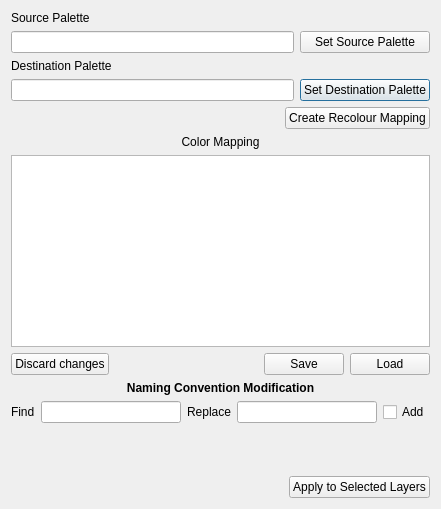
<?xml version="1.0" encoding="UTF-8"?>
<ui version="4.0">
 <class>Remapping</class>
 <widget class="QDialog" name="Remapping">
  <property name="geometry">
   <rect>
    <x>0</x>
    <y>0</y>
    <width>441</width>
    <height>509</height>
   </rect>
  </property>
  <property name="windowTitle">
   <string>Colour Remapping</string>
  </property>
  <layout class="QVBoxLayout" name="verticalLayout">
   <item>
    <layout class="QGridLayout" name="pal">
     <item row="0" column="0">
      <widget class="QLabel" name="SourcePaletteLabel">
       <property name="text">
        <string>Source Palette</string>
       </property>
      </widget>
     </item>
     <item row="2" column="0">
      <widget class="QLabel" name="DestPaletteLabel">
       <property name="text">
        <string>Destination Palette</string>
       </property>
      </widget>
     </item>
     <item row="3" column="1">
      <widget class="QPushButton" name="getDestButton">
       <property name="text">
        <string>Set Destination Palette</string>
       </property>
      </widget>
     </item>
     <item row="1" column="1">
      <widget class="QPushButton" name="getSrcButton">
       <property name="text">
        <string>Set Source Palette</string>
       </property>
      </widget>
     </item>
     <item row="1" column="0">
      <widget class="QLineEdit" name="srcPaletteName">
       <property name="readOnly">
        <bool>true</bool>
       </property>
      </widget>
     </item>
     <item row="3" column="0">
      <widget class="QLineEdit" name="destPaletteName">
       <property name="readOnly">
        <bool>true</bool>
       </property>
      </widget>
     </item>
    </layout>
   </item>
   <item>
    <layout class="QHBoxLayout" name="b">
     <item>
      <spacer name="horizontalSpacer_3">
       <property name="orientation">
        <enum>Qt::Horizontal</enum>
       </property>
       <property name="sizeHint" stdset="0">
        <size>
         <width>40</width>
         <height>20</height>
        </size>
       </property>
      </spacer>
     </item>
     <item>
      <widget class="QPushButton" name="createMappingButton">
       <property name="toolTip">
        <string>Map Colours by index</string>
       </property>
       <property name="text">
        <string>Create Recolour Mapping</string>
       </property>
      </widget>
     </item>
    </layout>
   </item>
   <item>
    <widget class="QLabel" name="label">
     <property name="text">
      <string>Color Mapping</string>
     </property>
     <property name="alignment">
      <set>Qt::AlignCenter</set>
     </property>
    </widget>
   </item>
   <item>
    <widget class="QTextEdit" name="mapTextEdit">
     <property name="toolTip">
      <string>The mapping file is in JSON format. 
 Only the &quot;to&quot; and &quot;from&quot; properties are neccessary for recoloring. You can </string>
     </property>
    </widget>
   </item>
   <item>
    <layout class="QHBoxLayout" name="horizontalLayout_3">
     <item>
      <widget class="QPushButton" name="discardChangesButton">
       <property name="text">
        <string>Discard changes</string>
       </property>
      </widget>
     </item>
     <item>
      <spacer name="horizontalSpacer_2">
       <property name="orientation">
        <enum>Qt::Horizontal</enum>
       </property>
       <property name="sizeHint" stdset="0">
        <size>
         <width>40</width>
         <height>20</height>
        </size>
       </property>
      </spacer>
     </item>
     <item>
      <widget class="QPushButton" name="saveButton">
       <property name="text">
        <string>Save</string>
       </property>
      </widget>
     </item>
     <item>
      <widget class="QPushButton" name="loadButton">
       <property name="text">
        <string>Load</string>
       </property>
      </widget>
     </item>
    </layout>
   </item>
   <item>
    <widget class="QLabel" name="label_4">
     <property name="font">
      <font>
       <weight>75</weight>
       <bold>true</bold>
      </font>
     </property>
     <property name="text">
      <string>Naming Convention Modification</string>
     </property>
     <property name="textFormat">
      <enum>Qt::PlainText</enum>
     </property>
     <property name="alignment">
      <set>Qt::AlignCenter</set>
     </property>
    </widget>
   </item>
   <item>
    <layout class="QVBoxLayout" name="verticalLayout_2"/>
   </item>
   <item>
    <layout class="QHBoxLayout" name="horizontalLayout">
     <item>
      <widget class="QLabel" name="label_2">
       <property name="text">
        <string>Find</string>
       </property>
      </widget>
     </item>
     <item>
      <widget class="QLineEdit" name="searchName">
       <property name="text">
        <string/>
       </property>
      </widget>
     </item>
     <item>
      <widget class="QLabel" name="label_3">
       <property name="text">
        <string>Replace</string>
       </property>
      </widget>
     </item>
     <item>
      <widget class="QLineEdit" name="replaceName"/>
     </item>
     <item>
      <widget class="QCheckBox" name="checkBox">
       <property name="text">
        <string>Add</string>
       </property>
      </widget>
     </item>
    </layout>
   </item>
   <item>
    <spacer name="verticalSpacer">
     <property name="orientation">
      <enum>Qt::Vertical</enum>
     </property>
     <property name="sizeHint" stdset="0">
      <size>
       <width>20</width>
       <height>40</height>
      </size>
     </property>
    </spacer>
   </item>
   <item>
    <layout class="QHBoxLayout" name="rec">
     <item>
      <spacer name="horizontalSpacer">
       <property name="orientation">
        <enum>Qt::Horizontal</enum>
       </property>
       <property name="sizeHint" stdset="0">
        <size>
         <width>40</width>
         <height>20</height>
        </size>
       </property>
      </spacer>
     </item>
     <item>
      <widget class="QPushButton" name="applyToSelectionButton">
       <property name="text">
        <string>Apply to Selected Layers</string>
       </property>
      </widget>
     </item>
    </layout>
   </item>
  </layout>
 </widget>
 <resources/>
 <connections/>
</ui>
